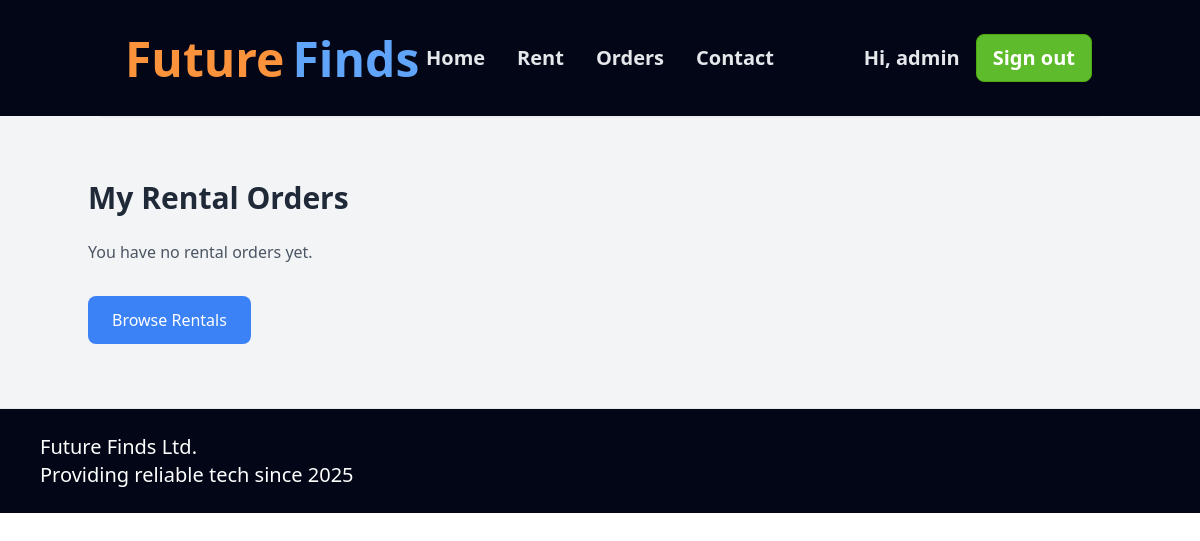
Before: /product/rental-orders/ (signed in) with the older database file.
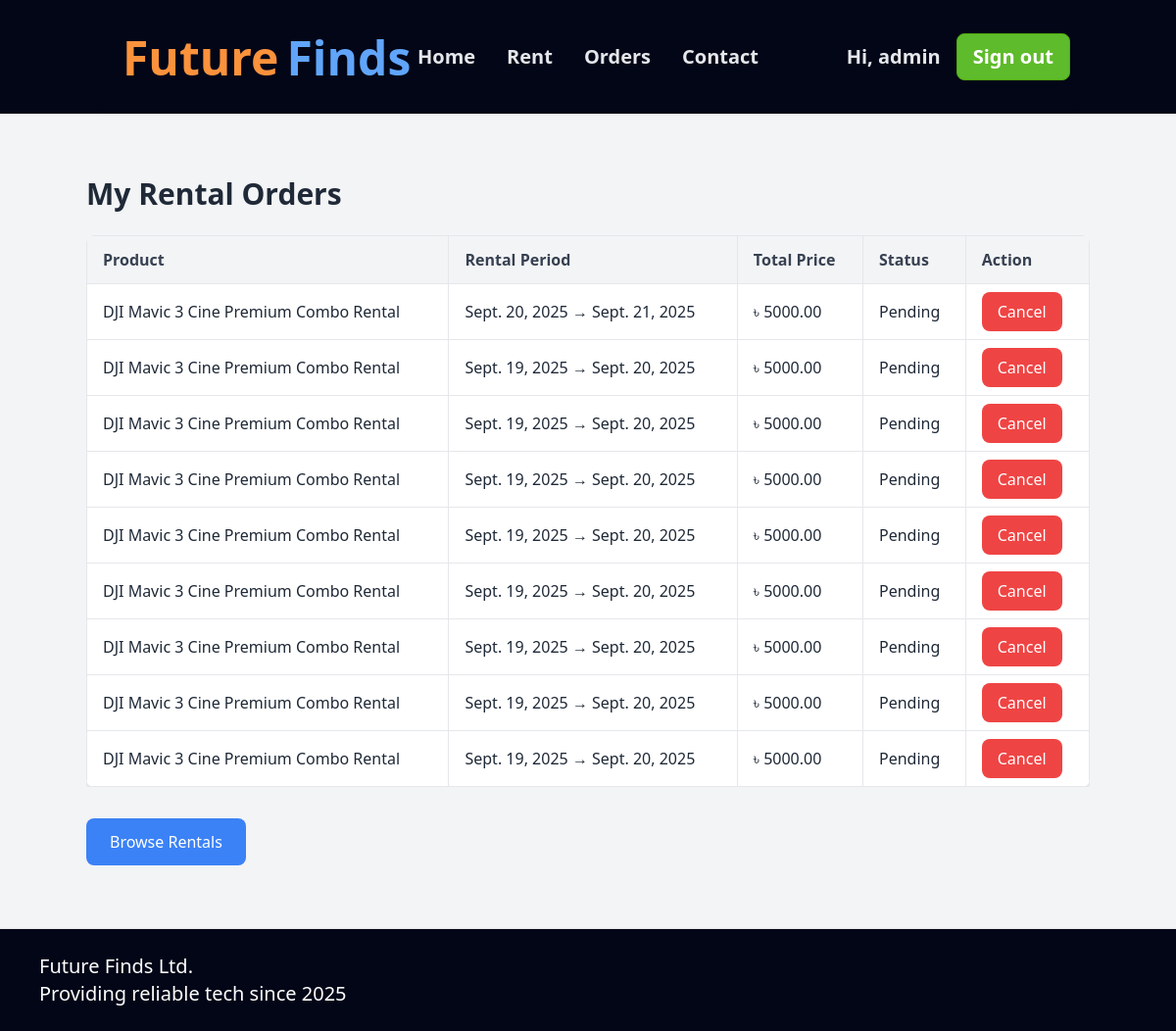
After: the same page with the newer database file.
### products/models.py (models this page shows, shortened)
class RentalOrder(models.Model):
    user = models.ForeignKey(User, on_delete=models.CASCADE, related_name='rental_orders')
    product = models.ForeignKey(ProductRent, on_delete=models.CASCADE, related_name='rental_orders')
    rental_start_date = models.DateField()
    rental_end_date = models.DateField()
    total_rent_price = models.DecimalField(max_digits=10, decimal_places=2, blank=True, null=True)
    status = models.CharField(
        max_length=20,
        choices=[
            ('Pending', 'Pending'),
            ('Confirmed', 'Confirmed'),
            ('Returned', 'Returned'),
            ('Cancelled', 'Cancelled'),
        ],
        default='Pending'
    )

class ProductRent(models.Model):
    title = models.CharField(max_length=255)
    description = models.TextField()
    image = models.ImageField(upload_to='rental_products/')
    rent_price_per_day = models.DecimalField(max_digits=10, decimal_places=2)
    stock = models.PositiveIntegerField(default=1)
    available = models.BooleanField(default=True)
    created_at = models.DateTimeField(auto_now_add=True)
    updated_at = models.DateTimeField(auto_now=True)

### products/views.py (the view)
# urls.py: path('rental-orders/', views.rental_orders, name='rental_orders'),
@login_required
def rental_orders(request):
    orders = RentalOrder.objects.filter(user=request.user).order_by('-id')
    return render(request, 'rental_orders.html', {"orders": orders})

### templates/rental_orders.html (shortened to what this page needs)
<!DOCTYPE html>
<html lang="en">
<head>
  <link href="https://cdn.jsdelivr.net/npm/daisyui@4.12.24/dist/full.min.css" rel="stylesheet" type="text/css" />
  <script src="https://cdn.tailwindcss.com"></script>
</head>
<body class="bg-gray-100">
<nav class="bg-slate-950">
  <div class="navbar shadow-sm w-5/6 mx-auto py-7">
    <div class="navbar-start">
      <a class="btn btn-ghost text-orange-400 text-5xl font-bold">
        Future<span class="text-blue-400 font-bold text-5xl">Finds</span>
      </a>
    </div>
    <div class="navbar-center hidden lg:flex">
      <ul class="menu menu-horizontal px-1">
        <li><a href="{% url 'home' %}" class="text-gray-200 text-xl font-bold">Home</a></li>
        <li><a href="{% url 'rental_products' %}" class="text-gray-200 text-xl font-bold">Rent</a></li>
        <li><a href="{% url 'orders' %}" class="text-gray-200 text-xl font-bold">Orders</a></li>
        <li><a href="#footer_part" class="text-gray-200 text-xl font-bold">Contact</a></li>
      </ul>
    </div>
    <div class="navbar-end">
      <a href="#" class='px-4 py-2 text-xl rounded font-semibold text-gray-200'>Hi, {{ user.username }}</a>
      {% if user.is_authenticated %}
        <button class="btn bg-[#5EBB2B] text-white border-[#4eaa0c] text-xl">
          <a href="{% url 'logout' %}">Sign out</a>
        </button>
      {% else %}
        <button class="btn bg-[#FF9900] text-black border-[#e17d00] text-xl">
          <a href="{% url 'login' %}">Sign in</a>
        </button>
      {% endif %}
    </div>
  </div>
</nav>
<main class="container mx-auto mt-16 mb-16">
  <h2 class="text-3xl font-bold text-gray-800 mb-6">My Rental Orders</h2>
  {% if orders %}
  <div class="overflow-x-auto">
    <table class="w-full border-collapse bg-white shadow-lg rounded-lg overflow-hidden">
      <thead>
        <tr class="bg-gray-100 text-gray-700">
          <th class="border px-4 py-3 text-left">Product</th>
          <th class="border px-4 py-3 text-left">Rental Period</th>
          <th class="border px-4 py-3 text-left">Total Price</th>
          <th class="border px-4 py-3 text-left">Status</th>
          <th class="border px-4 py-3 text-left">Action</th>
        </tr>
      </thead>
      <tbody>
        {% for order in orders %}
        <tr class="hover:bg-gray-50">
          <td class="border px-4 py-2">{{ order.product.title }}</td>
          <td class="border px-4 py-2">{{ order.rental_start_date }} → {{ order.rental_end_date }}</td>
          <td class="border px-4 py-2">৳ {{ order.total_rent_price }}</td>
          <td class="border px-4 py-2">{{ order.status }}</td>
          <td class="border px-4 py-2">
            {% if order.status == "Pending" or order.status == "Confirmed" %}
            <a href="{% url 'cancel_rental_order' order.id %}"
               class="inline-block bg-red-500 text-white px-4 py-2 rounded-lg hover:bg-red-600 transition">
              Cancel
            </a>
            {% else %}
            <span class="text-gray-500">No Actions</span>
            {% endif %}
          </td>
        </tr>
        {% endfor %}
      </tbody>
    </table>
  </div>
  {% else %}
  <p class="text-gray-600 mt-6">You have no rental orders yet.</p>
  {% endif %}
  <div class="mt-8">
    <a href="{% url 'rental_products' %}"
       class="inline-block bg-blue-500 text-white px-6 py-3 rounded-lg hover:bg-blue-600 transition">
      Browse Rentals
    </a>
  </div>
</main>
<footer id="footer_part" class="bg-slate-950">
  <footer class="footer text-base-content border-base-300 border-t px-10 py-6">
    <aside class="grid-flow-col items-center">
      <p class="text-xl text-white">Future Finds Ltd.<br/>Providing reliable tech since 2025</p>
    </aside>
  </footer>
</footer>
</body>
</html>

Changed rows visible on the page:
added RentalOrder: product "DJI Mavic 3 Cine Premium Combo Rental", rental_start_date "Sept. 20, 2025", rental_end_date "Sept. 21, 2025", total_rent_price "5000.00", status "Pending", shows "Cancel"
added RentalOrder: product "DJI Mavic 3 Cine Premium Combo Rental", rental_start_date "Sept. 19, 2025", rental_end_date "Sept. 20, 2025", total_rent_price "5000.00", status "Pending", shows "Cancel"
added RentalOrder: product "DJI Mavic 3 Cine Premium Combo Rental", rental_start_date "Sept. 19, 2025", rental_end_date "Sept. 20, 2025", total_rent_price "5000.00", status "Pending", shows "Cancel"
added RentalOrder: product "DJI Mavic 3 Cine Premium Combo Rental", rental_start_date "Sept. 19, 2025", rental_end_date "Sept. 20, 2025", total_rent_price "5000.00", status "Pending", shows "Cancel"
added RentalOrder: product "DJI Mavic 3 Cine Premium Combo Rental", rental_start_date "Sept. 19, 2025", rental_end_date "Sept. 20, 2025", total_rent_price "5000.00", status "Pending", shows "Cancel"
added RentalOrder: product "DJI Mavic 3 Cine Premium Combo Rental", rental_start_date "Sept. 19, 2025", rental_end_date "Sept. 20, 2025", total_rent_price "5000.00", status "Pending", shows "Cancel"
added RentalOrder: product "DJI Mavic 3 Cine Premium Combo Rental", rental_start_date "Sept. 19, 2025", rental_end_date "Sept. 20, 2025", total_rent_price "5000.00", status "Pending", shows "Cancel"
added RentalOrder: product "DJI Mavic 3 Cine Premium Combo Rental", rental_start_date "Sept. 19, 2025", rental_end_date "Sept. 20, 2025", total_rent_price "5000.00", status "Pending", shows "Cancel"
added RentalOrder: product "DJI Mavic 3 Cine Premium Combo Rental", rental_start_date "Sept. 19, 2025", rental_end_date "Sept. 20, 2025", total_rent_price "5000.00", status "Pending", shows "Cancel"
Other visible differences:
text no longer shown: "You have no rental orders yet."
text now shown: "Product Rental Period Total Price Status Action"
